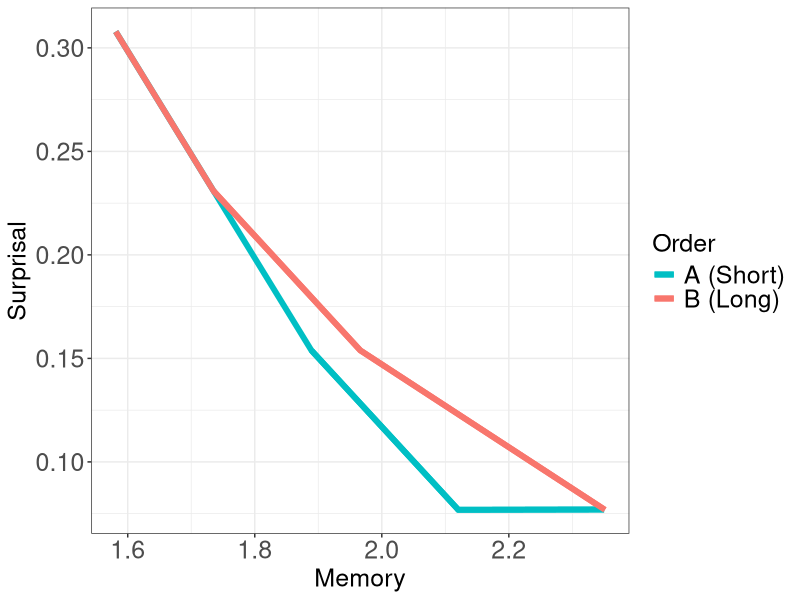
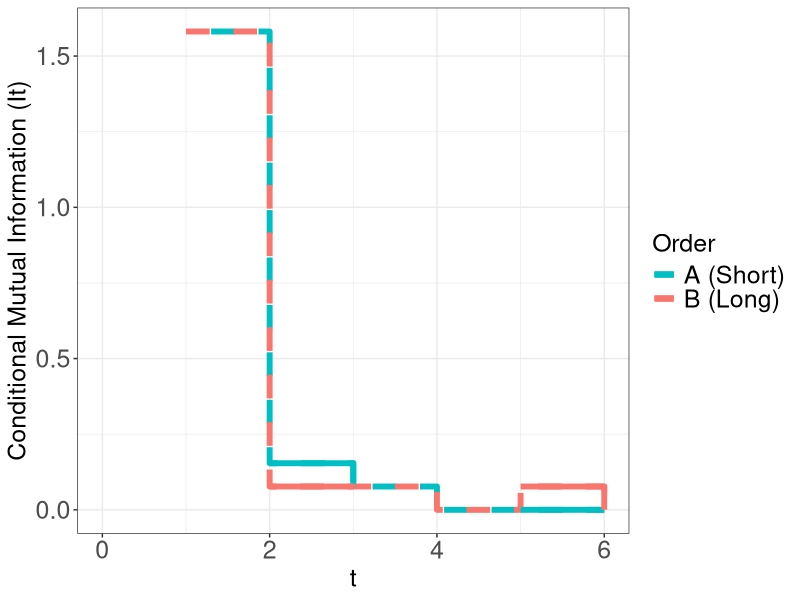
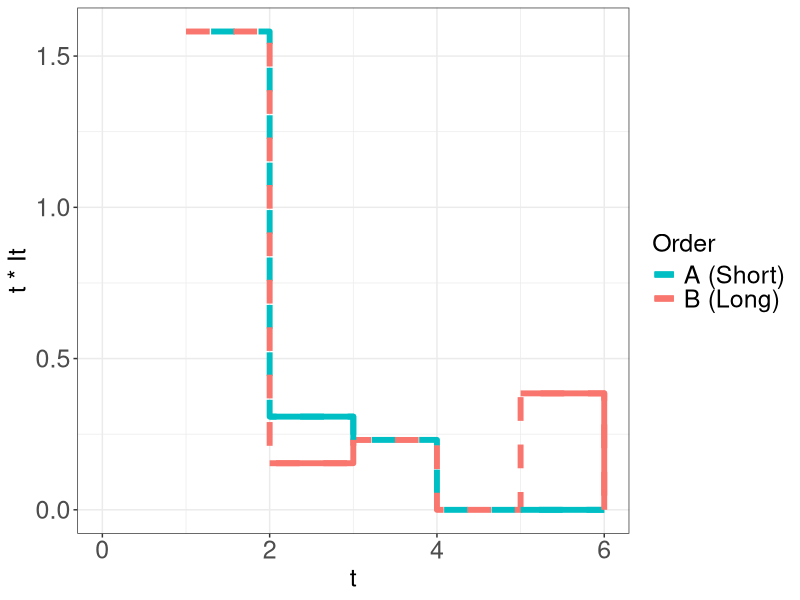
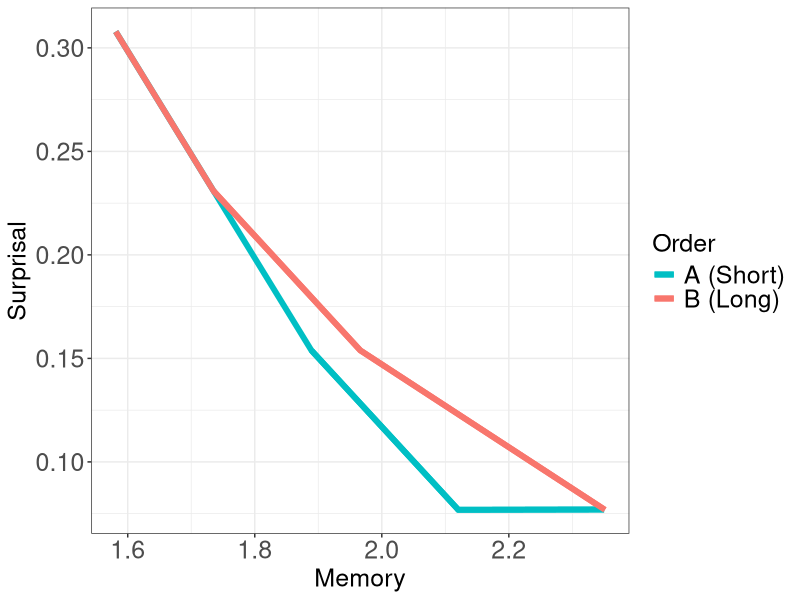

Generate these figures, in order, with R:
library(tidyr)
library(dplyr)
library(ggplot2)

data1 = read.csv("results-simulation-6-short.py.tsv", sep="\t") %>% mutate(Order = "A (Short)")
data2 = read.csv("results-simulation-6-long.py.tsv", sep="\t") %>% mutate(Order = "B (Long)")
data=rbind(data1, data2)

#library(scales)
#show_col(hue_pal()(2))

data = data %>% mutate(Distance_ = ifelse(Order == "A (Short)" & Distance == 1.0, 1.3, Distance)) %>% filter(Distance<7)

#plot = ggplot(data=data, aes(x=Distance, y=MI, color=Order)) + 
#	geom_step(data=data, size=2) + 
#	theme_bw() + 
#	theme(axis.text=element_text(size=18), axis.title=element_text(size=18), legend.title=element_text(size=18), legend.text=element_text(size=18)) +
#	xlab("t") + ylab("Conditional Mutual Information (It)")
#

data = data %>% mutate(colors=ifelse(Order != "A (Short)", "#F8766D", "#00BFC4"))

plot = ggplot(data=data, aes(x=Distance_, y=MI, color=Order)) + 
	geom_step(data=data %>% filter(Order == "A (Short)"), size=2, linetype=2) + 
	geom_step(data=data %>% filter(Order == "B (Long)"), size=2, linetype=2) + 
	geom_step(data=data %>% filter(Distance_==2 | Distance_==3), size=2, linetype=1) + 
	geom_step(data=data %>% filter(Distance_==5 | Distance_==6), size=2, linetype=1) + 
	theme_bw() + 
	theme(axis.text=element_text(size=18), axis.title=element_text(size=18), legend.title=element_text(size=18), legend.text=element_text(size=18)) +
	xlab("t") + ylab("Conditional Mutual Information (It)") + scale_colour_manual(values = c("#00BFC4", "#F8766D"))

ggsave("figures/toy-mis.pdf")




plot = ggplot(data=data, aes(x=Distance_, y=Distance * MI, color=Order)) + 
	geom_step(size=2, linetype=2) + 
	geom_step(data=data %>% filter(Distance_==2 | Distance_==3), size=2, linetype=1) + 
	geom_step(data=data %>% filter(Distance_==5 | Distance_==6), size=2, linetype=1) + 
	theme_bw() + 
	theme(axis.text=element_text(size=18), axis.title=element_text(size=18), legend.title=element_text(size=18), legend.text=element_text(size=18)) +
	xlab("t") + ylab("t * It") + scale_colour_manual(values = c("#00BFC4", "#F8766D"))

ggsave("figures/toy-t-mis.pdf")



data$MI[is.na(data$MI)] = 0
data = data %>% group_by(Order) %>% mutate(CumMI = cumsum(MI), Memory = cumsum(Distance*MI)) %>% mutate(Surprisal = 1.889-CumMI)
#plot = ggplot(data=data %>% filter(Surprisal < 2.0), aes(x=Surprisal, y=Memory, color=Order)) + geom_line(size=2) + theme_bw() + theme(axis.text=element_text(size=18), axis.title=element_text(size=18), legend.title=element_text(size=18), legend.text=element_text(size=18))
#ggsave("figures/toy-surp-mem.pdf")

data = data %>% mutate(Surprisal_ = Surprisal) #= ifelse(Order == "A (Short)" & Memory < 2, 0.285, Surprisal))
data = data %>% mutate(Memory_ = Memory) #ifelse(Order == "A (Short)" & Memory < 2, 1.79, Memory))


data_ = data %>% select(Surprisal_, Memory_, Order)

data_ = rbind(as.data.frame(data_), data.frame(Memory_=c(2.12, 2.35), Surprisal_=c(0.077, 0.077), Order=c("A (Short)", "A (Short)")))


plot = ggplot(data=data_ %>% filter(Surprisal_ < 1.0), aes(x=Memory_, y=Surprisal_, color=Order)) + 
	geom_line(size=2, linetype=1) + 
	geom_line(data=data_%>%filter(Memory_>1.7), size=2, linetype=1) + 
	theme_bw() + 
	theme(axis.text=element_text(size=18), axis.title=element_text(size=18), legend.title=element_text(size=18), legend.text=element_text(size=18)) +
	xlab("Memory") + ylab("Surprisal") + scale_colour_manual(values = c("#00BFC4", "#F8766D"))
plot






ggsave("figures/toy-mem-surp.pdf")











